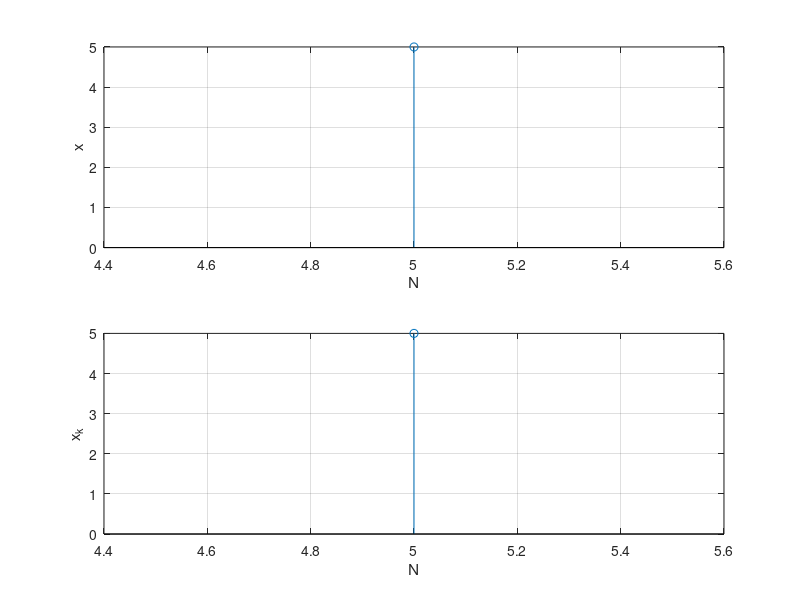

The MATLAB script that drew this image:
clc;
clear all;
close all;
N=input("Enter the Range of x(n)");
x=input("Enter the Value of x(n)");
n=length(N);
W=exp(-2*i*pi/n);

for k= 1:n
  x_k(k) = 0;
  for j=1:n
    x_k(k) = x(j) * W^((j-1)*(k-1)) + x_k(k);
end
end
p=abs(x_k);
subplot(2,1,1);
stem(N,x);
grid on;
xlabel("N");
ylabel("x");
subplot(2,1,2);
stem(N,x_k);
grid on;
xlabel("N");
ylabel("x_k");
